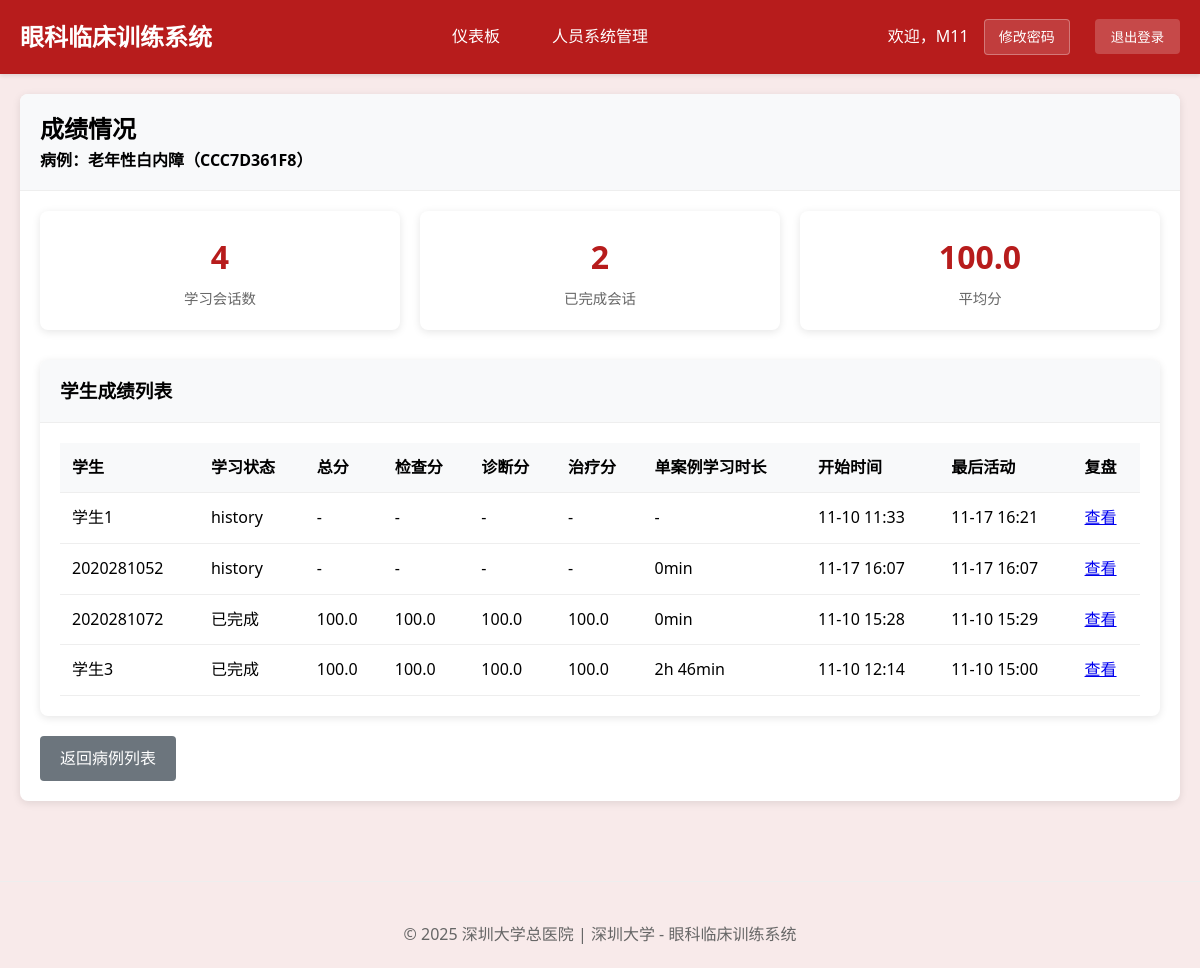
Before: /teacher/clinical-cases/CCC7D361F8/scores/ (signed in) with the older database file.
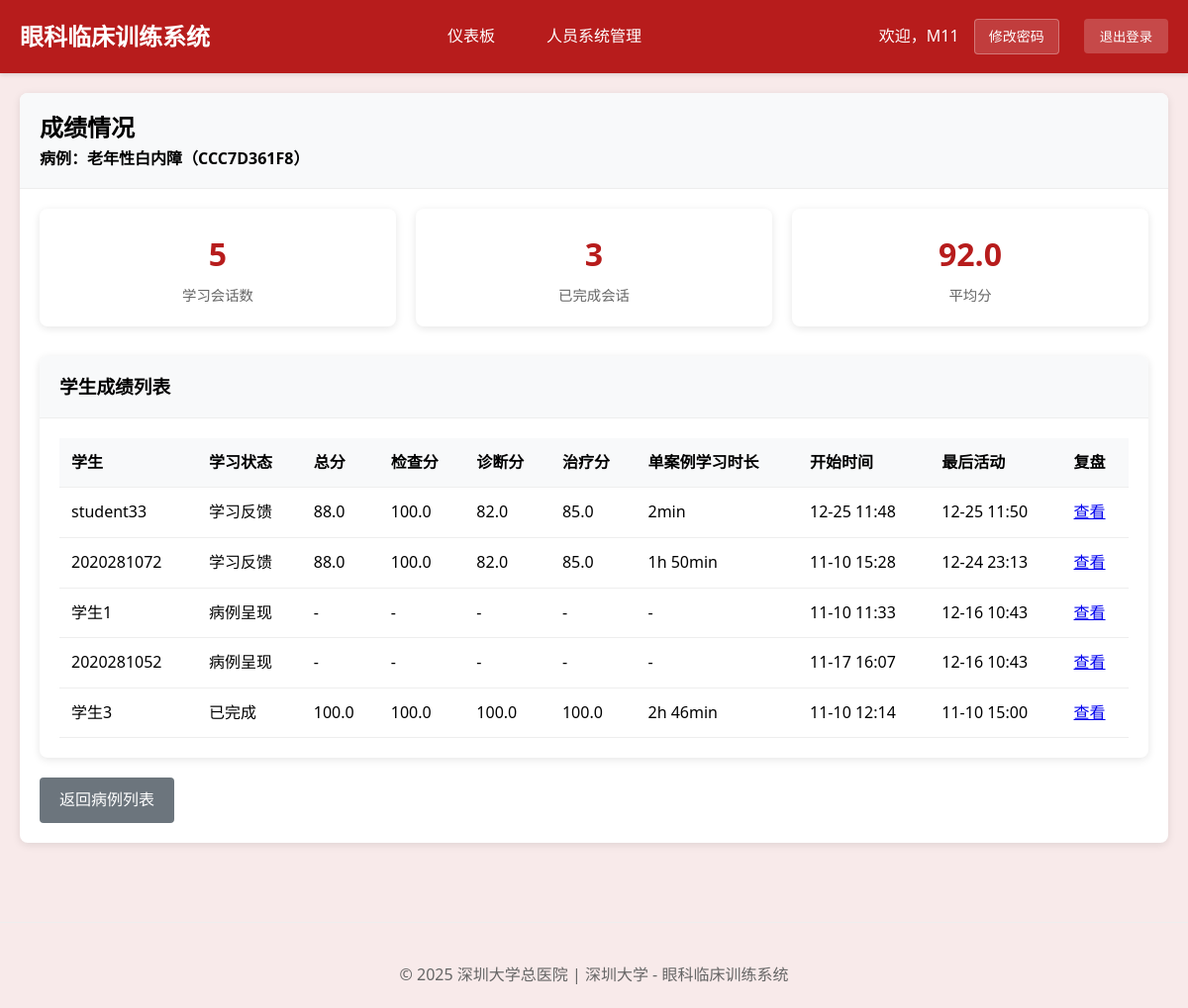
After: the same page with the newer database file.
### cases/models.py (models this page shows, shortened)
class ClinicalCase(models.Model):
    title = models.CharField(max_length=200, verbose_name="案例标题")
    case_id = models.CharField(max_length=50, unique=True, verbose_name="案例编号")
    patient_age = models.IntegerField(verbose_name="患者年龄")
    patient_gender = models.CharField(max_length=10, choices=[('M', '男'), ('F', '女')], verbose_name="患者性别")
    chief_complaint = models.TextField(verbose_name="主诉")
    present_illness = models.TextField(verbose_name="现病史")
    past_history = models.TextField(blank=True, verbose_name="既往史")
    family_history = models.TextField(blank=True, verbose_name="家族史")
    visual_acuity = models.TextField(blank=True, verbose_name="视力", help_text="如：右眼0.3，左眼0.5")
    intraocular_pressure = models.TextField(blank=True, verbose_name="眼压", help_text="如：右眼15mmHg，左眼16mmHg")
    external_eye_exam = models.TextField(blank=True, verbose_name="眼外观检查", help_text="眼睑、眼球位置、运动等")
    pupil_exam = models.TextField(blank=True, verbose_name="瞳孔检查", help_text="瞳孔大小、形状、对光反应等")
    conjunctiva_exam = models.TextField(blank=True, verbose_name="结膜检查", help_text="结膜充血、水肿等")
    cornea_exam = models.TextField(blank=True, verbose_name="角膜检查", help_text="角膜透明度、表面等")
    learning_objectives = models.JSONField(verbose_name="学习目标", help_text="JSON格式存储多个学习目标")
    difficulty_level = models.CharField(
        max_length=20,
        choices=[('beginner', '初级'), ('intermediate', '中级'), ('advanced', '高级')],
        default='intermediate',
        verbose_name="难度等级"
    )
    is_active = models.BooleanField(default=True, verbose_name="是否启用")
    created_by = models.ForeignKey(User, on_delete=models.CASCADE, verbose_name="创建者")
    created_at = models.DateTimeField(auto_now_add=True, verbose_name="创建时间")
    updated_at = models.DateTimeField(auto_now=True, verbose_name="更新时间")
    case_images = models.JSONField(blank=True, null=True, verbose_name="案例图片", help_text="存储图片路径的JSON数组")
    class Meta:
        verbose_name = "临床案例"
        verbose_name_plural = "临床案例"
        ordering = ['-created_at']

class StudentClinicalSession(models.Model):
    student = models.ForeignKey(User, on_delete=models.CASCADE, verbose_name="学生")
    clinical_case = models.ForeignKey(ClinicalCase, on_delete=models.CASCADE, verbose_name="临床案例")
    session_status = models.CharField(
        max_length=30,  # 增加长度以适应最长的选项
        choices=[
            ('case_presentation', '病例呈现'),         # 步骤1: 呈现病例
            ('examination_selection', '检查选择'),     # 步骤2: 选择检查方法
            ('examination_results', '检查结果'),       # 步骤3: 查看检查图像结果
            ('diagnosis_reasoning', '诊断推理'),       # 步骤4: 诊断判断推理
            ('treatment_selection', '治疗选择'),       # 步骤5: 选择治疗方案
            ('learning_feedback', '学习反馈'),         # 步骤6: 学习反馈
            ('completed', '已完成')
        ],
        default='case_presentation',
        verbose_name="当前阶段"
    )
    selected_examinations = models.JSONField(default=list, verbose_name="已选检查项目")
    examination_images_viewed = models.JSONField(default=list, verbose_name="已查看的检查图像")
    selected_diagnosis = models.ForeignKey(DiagnosisOption, on_delete=SET_NULL, blank=True, null=True, verbose_name="选择的诊断")
    selected_diagnoses = models.JSONField(default=list, verbose_name="选中的多个诊断ID", help_text="支持鉴别诊断的多选功能")
    diagnosis_reasoning_text = models.TextField(blank=True, verbose_name="诊断推理过程",
                                               help_text="学生的诊断思路和推理过程")
    selected_treatments = models.JSONField(default=list, verbose_name="已选治疗方案")
    step_completion_status = models.JSONField(
        default=dict,
        verbose_name="步骤完成状态",
        help_text="记录每个步骤的完成情况：{step_name: {completed: bool, score: float, completion_time: datetime}}"
    )
    required_examinations_completed = models.BooleanField(default=False, verbose_name="必选检查是否完成")
    examination_selection_valid = models.BooleanField(default=False, verbose_name="检查选择是否有效")
    examination_score = models.FloatField(default=0.0, verbose_name="检查选择得分")
    diagnosis_score = models.FloatField(default=0.0, verbose_name="诊断准确性得分")
    treatment_score = models.FloatField(default=0.0, verbose_name="治疗方案得分")
    reasoning_score = models.FloatField(default=0.0, verbose_name="推理过程得分")
    overall_score = models.FloatField(default=0.0, verbose_name="总体得分")
    diagnosis_attempt_count = models.IntegerField(default=0, verbose_name="诊断尝试次数", help_text="记录学生诊断尝试的次数，用于循序渐进指导")
    diagnosis_guidance_level = models.IntegerField(default=0, verbose_name="指导级别", help_text="0=无提示，1=轻度提示，2=中度提示，3=强提示")
    time_spent = models.JSONField(default=dict, verbose_name="各阶段用时", help_text="JSON格式记录各阶段耗时")
    step_start_times = models.JSONField(default=dict, verbose_name="各步骤开始时间")
    started_at = models.DateTimeField(auto_now_add=True, verbose_name="开始时间")
    completed_at = models.DateTimeField(blank=True, null=True, verbose_name="完成时间")
    last_activity = models.DateTimeField(auto_now=True, verbose_name="最后活动时间")
    learning_notes = models.TextField(blank=True, verbose_name="学习笔记")
    reflection = models.TextField(blank=True, verbose_name="学习反思")
    session_data = models.JSONField(default=dict, verbose_name="会话数据",
                                   help_text="保存检查顺序、当前进度等临时数据")
    class Meta:
        verbose_name = "学生临床会话"
        verbose_name_plural = "学生临床会话"
        ordering = ['-started_at']
        unique_together = ['student', 'clinical_case']

### cases/views.py (the view)
# urls.py: path('teacher/clinical-cases/<str:case_id>/scores/', views.teacher_clinical_case_scores, name='teacher_clinical_case_scores'),
@login_required
@user_passes_test(is_teacher, login_url='login')
def teacher_clinical_case_scores(request, case_id):
    clinical_case = get_object_or_404(ClinicalCase, case_id=case_id)
    sessions_qs = (
        StudentClinicalSession.objects.select_related('student', 'clinical_case')
        .filter(clinical_case=clinical_case)
        .order_by('-last_activity')
    )
    from django.core.paginator import Paginator
    paginator = Paginator(sessions_qs, 50)
    page_number = request.GET.get('page')
    page_obj = paginator.get_page(page_number)
    items = []
    for session in page_obj:
        case_minutes = _get_session_study_time_minutes(session)
        items.append(
            {
                'session': session,
                'study_time': _format_minutes_as_hm(case_minutes) if isinstance(case_minutes, int) else '-',
            }
        )
    from django.db.models import Avg
    avg_score = (
        sessions_qs.filter(overall_score__gt=0)
        .aggregate(Avg('overall_score'))
        .get('overall_score__avg')
        or 0
    )
    context = {
        'clinical_case': clinical_case,
        'page_obj': page_obj,
        'items': items,
        'avg_score': float(avg_score or 0),
        'total_sessions': sessions_qs.count(),
        'completed_sessions': sessions_qs.filter(Q(session_status='completed') | Q(completed_at__isnull=False)).count(),
    }
    return render(request, 'teacher/clinical_case_scores.html', context)

### cases/views.py (called while the page is built)
def is_teacher(user):
    return user.groups.filter(name='Teachers').exists() or user.is_superuser

def _format_minutes_as_hm(total_minutes: int) -> str:
    total_minutes = int(total_minutes or 0)
    hours = total_minutes // 60
    minutes = total_minutes % 60
    if hours > 0:
        if minutes > 0:
            return f"{hours}h {minutes}min"
        return f"{hours}h"
    return f"{minutes}min"

def _parse_iso_dt(value):
    if not value:
        return None
    try:
        dt = timezone.datetime.fromisoformat(str(value).replace('Z', '+00:00'))
        if timezone.is_naive(dt):
            dt = timezone.make_aware(dt, timezone.get_current_timezone())
        return dt
    except Exception:
        return None

### cases/templates/teacher/clinical_case_scores.html (shortened to what this page needs)
{% extends 'base.html' %}
{% block content %}
<div class="card">
    <div class="card-header">
        <h2>成绩情况</h2>
        <p style="margin: 0;">病例：{{ clinical_case.title }}（{{ clinical_case.case_id }}）</p>
    </div>
    <div class="card-body">
        <div class="stats-grid" style="grid-template-columns: repeat(3, 1fr);">
            <div class="stat-card">
                <div class="stat-number">{{ total_sessions }}</div>
                <div class="stat-label">学习会话数</div>
            </div>
            <div class="stat-card">
                <div class="stat-number">{{ completed_sessions }}</div>
                <div class="stat-label">已完成会话</div>
            </div>
            <div class="stat-card">
                <div class="stat-number">{% if avg_score > 0 %}{{ avg_score|floatformat:1 }}{% else %}0{% endif %}</div>
                <div class="stat-label">平均分</div>
            </div>
        </div>
        <div class="card" style="margin-top: 20px;">
            <div class="card-header">
                <h3>学生成绩列表</h3>
            </div>
            <div class="card-body">
                {% if items %}
                <table class="table">
                    <thead>
                        <tr>
                            <th>学生</th>
                            <th>学习状态</th>
                            <th>总分</th>
                            <th>检查分</th>
                            <th>诊断分</th>
                            <th>治疗分</th>
                            <th>单案例学习时长</th>
                            <th>开始时间</th>
                            <th>最后活动</th>
                            <th>复盘</th>
                        </tr>
                    </thead>
                    <tbody>
                        {% for item in items %}
                        <tr>
                            <td>{{ item.session.student.get_full_name|default:item.session.student.username }}</td>
                            <td>{{ item.session.get_session_status_display|default:item.session.session_status }}</td>
                            <td>{% if item.session.overall_score %}{{ item.session.overall_score|floatformat:1 }}{% else %}-{% endif %}</td>
                            <td>{% if item.session.examination_score %}{{ item.session.examination_score|floatformat:1 }}{% else %}-{% endif %}</td>
                            <td>{% if item.session.diagnosis_score %}{{ item.session.diagnosis_score|floatformat:1 }}{% else %}-{% endif %}</td>
                            <td>{% if item.session.treatment_score %}{{ item.session.treatment_score|floatformat:1 }}{% else %}-{% endif %}</td>
                            <td>{{ item.study_time }}</td>
                            <td>{{ item.session.started_at|date:"m-d H:i" }}</td>
                            <td>{{ item.session.last_activity|date:"m-d H:i"|default:"-" }}</td>
                            <td>
                                <a href="{% url 'teacher_session_review' item.session.id %}">查看</a>
                            </td>
                        </tr>
                        {% endfor %}
                    </tbody>
                </table>
                {% else %}
                    <p style="color: #666;">暂无学习记录</p>
                {% endif %}
            </div>
        </div>
        <div style="margin-top: 20px;">
            <a href="{% url 'teacher_clinical_case_list' %}" class="btn secondary">返回病例列表</a>
        </div>
    </div>
</div>
{% endblock %}

### cases/templates/base.html (shortened to what this page needs)
{% load static %}
<!DOCTYPE html>
<html lang="zh-cn">
<head>
    <link rel="stylesheet" href="https://cdnjs.cloudflare.com/ajax/libs/font-awesome/6.0.0/css/all.min.css">
</head>
<body>
    <header class="header">
        <div class="nav-container">
            <div class="logo">眼科临床训练系统</div>
            {% if user.is_authenticated %}
            <nav class="nav-links">
                {% if user.groups.all.0.name == 'Teachers' or user.is_superuser %}
                    <a href="{% url 'teacher_dashboard' %}">仪表板</a>
                    <a href="{% url 'system_management' %}">人员系统管理</a>
                {% else %}
                    <a href="{% url 'student_dashboard' %}">我的学习</a>
                    <a href="{% url 'clinical_case_list' %}">临床推理学习</a>
                    <a href="{% url 'student_learning_notes' %}">学习笔记</a>
                {% endif %}
            </nav>
            <div class="user-info">
                <span>欢迎，{{ user.get_full_name|default:user.username }}</span>
                <a href="{% url 'change_password' %}" class="change-password-btn" style="margin-right: 10px;">修改密码</a>
                <form method="post" action="{% url 'logout' %}" style="display: inline;">
                    <button type="submit" class="logout-btn">退出登录</button>
                </form>
            </div>
            {% endif %}
        </div>
    </header>
    <main class="container">
        {% block content %}{% endblock %}
    </main>
    <footer class="footer">
        <p>&copy; 2025 深圳大学总医院 | 深圳大学 - 眼科临床训练系统</p>
    </footer>
</body>
</html>

### cases/templates/base.html (style rules this page uses)
* { margin: 0; padding: 0; box-sizing: border-box; }
body { font-family: 'Segoe UI', Tahoma, Geneva, Verdana, sans-serif; background: #f8eaea; line-height: 1.6; }
.header { background: #b71c1c; color: white; padding: 1rem 0; box-shadow: 0 2px 4px rgba(0,0,0,0.1); }
.nav-container { max-width: 1200px; margin: 0 auto; padding: 0 20px; display: flex; justify-content: space-between; align-items: center; }
.logo { font-size: 1.5rem; font-weight: bold; }
.nav-links { display: flex; gap: 20px; }
.nav-links a { color: white; text-decoration: none; padding: 8px 16px; border-radius: 4px; transition: background 0.3s; }
.user-info { display: flex; align-items: center; gap: 15px; }
.change-password-btn { background: rgba(255,255,255,0.15); color: white; border: 1px solid rgba(255,255,255,0.3); padding: 6px 14px; border-radius: 4px; cursor: pointer; text-decoration: none; font-size: 14px; display: inline-block; }
.logout-btn { background: rgba(255,255,255,0.2); color: white; border: none; padding: 8px 16px; border-radius: 4px; cursor: pointer; text-decoration: none; }
.container { max-width: 1200px; margin: 0 auto; padding: 20px; }
.btn { display: inline-block; padding: 10px 20px; background: #b71c1c; color: white; text-decoration: none; border-radius: 4px; border: none; cursor: pointer; transition: background 0.3s; }
.btn.secondary { background: #6c757d; }
.card { background: white; border-radius: 8px; box-shadow: 0 2px 8px rgba(0,0,0,0.1); margin-bottom: 20px; }
.card-header { padding: 16px 20px; border-bottom: 1px solid #eee; font-weight: bold; background: #f8f9fa; border-radius: 8px 8px 0 0; }
.card-body { padding: 20px; }
.table { width: 100%; border-collapse: collapse; }
.table th, .table td { padding: 12px; text-align: left; border-bottom: 1px solid #eee; }
.table th { background: #f8f9fa; font-weight: bold; }
.footer { text-align: center; color: #666; padding: 40px 0 20px 0; margin-top: 40px; border-top: 1px solid #eee; }
.stats-grid { display: grid; grid-template-columns: repeat(auto-fit, minmax(200px, 1fr)); gap: 20px; margin-bottom: 30px; }
.stat-card { background: white; padding: 20px; border-radius: 8px; text-align: center; box-shadow: 0 2px 8px rgba(0,0,0,0.1); }
.stat-number { font-size: 2rem; font-weight: bold; color: #b71c1c; margin-bottom: 5px; }
.stat-label { color: #666; font-size: 0.9rem; }

Changed rows visible on the page:
added StudentClinicalSession: session.student.get_full_name "student33", session.session_status "学习反馈", session.overall_score "88.0", session.examination_score "100.0", session.diagnosis_score "82.0", session.treatment_score "85.0", study_time "2min", session.started_at "12-25 11:48", session.last_activity "12-25 11:50"
changed StudentClinicalSession (number 2 of 5 on the later page): session.session_status "已完成" → "学习反馈"; session.overall_score "100.0" → "88.0"; session.diagnosis_score "100.0" → "82.0"; session.treatment_score "100.0" → "85.0"; study_time "0min" → "1h 50min"; session.last_activity "11-10 15:29" → "12-24 23:13"; moves up the list
changed StudentClinicalSession "学生1": session.session_status "history" → "病例呈现"; session.last_activity "11-17 16:21" → "12-16 10:43"
changed StudentClinicalSession (number 4 of 5 on the later page): session.session_status "history" → "病例呈现"; study_time "0min" → "-"; session.last_activity "11-17 16:07" → "12-16 10:43"
Other visible differences:
{{ total_sessions }}: "4" → "5"
{{ completed_sessions }}: "2" → "3"
{{ avg_score|floatformat:1 }}: "100.0" → "92.0"
